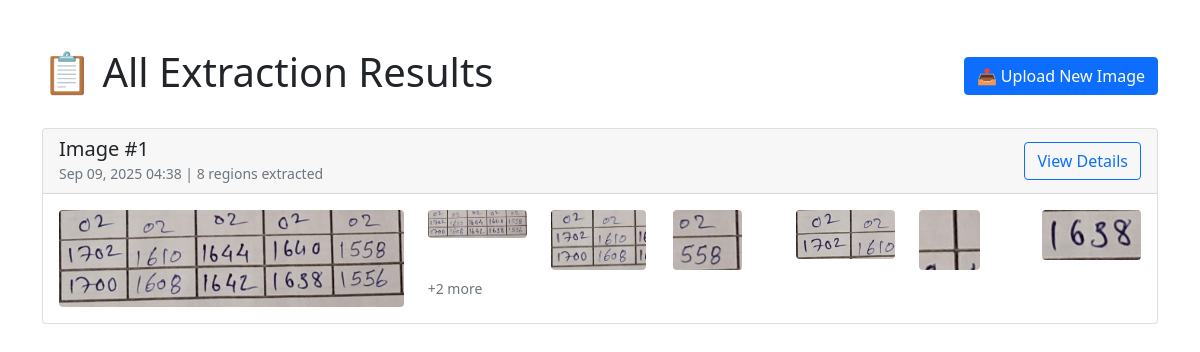
The page /extractor/all/ on the database its author committed.
### extractor/models.py (models this page shows, shortened)
class UploadedImage(models.Model):
    original_image = models.ImageField(upload_to='uploads/')
    uploaded_at = models.DateTimeField(default=timezone.now)
    processed = models.BooleanField(default=False)
    total_regions_found = models.IntegerField(default=0)

class NumberRegion(models.Model):
    parent_image = models.ForeignKey(
        UploadedImage, on_delete=models.CASCADE, related_name='number_regions'
    )
    cropped_image = models.ImageField(upload_to='number_regions/')
    region_index = models.IntegerField()
    bbox_x = models.IntegerField()
    bbox_y = models.IntegerField()
    bbox_width = models.IntegerField()
    bbox_height = models.IntegerField()
    confidence_score = models.FloatField()
    extracted_at = models.DateTimeField(default=timezone.now)
    class Meta:
        ordering = ['parent_image', 'region_index']

### extractor/views.py (the view)
# urls.py: path('all/', views.AllResultsView.as_view(), name='all_results'),
class AllResultsView(View):
    def get(self, request):
        uploaded_images = UploadedImage.objects.filter(processed=True).order_by('-uploaded_at')
        return render(request, 'extractor/all_results.html', {
            'uploaded_images': uploaded_images
        })

### extractor/templates/extractor/all_results.html (shortened to what this page needs)
<!DOCTYPE html>
<html lang="en">
<head>
    <link href="https://cdn.jsdelivr.net/npm/bootstrap@5.1.3/dist/css/bootstrap.min.css" rel="stylesheet">
</head>
<body>
    <div class="container mt-5">
        <div class="row">
            <div class="col-12">
                <div class="d-flex justify-content-between align-items-center mb-4">
                    <h1>📋 All Extraction Results</h1>
                    <a href="{% url 'upload' %}" class="btn btn-primary">📤 Upload New Image</a>
                </div>
                {% if uploaded_images %}
                    {% for image in uploaded_images %}
                    <div class="card mb-4">
                        <div class="card-header">
                            <div class="row align-items-center">
                                <div class="col-md-8">
                                    <h5 class="mb-0">Image #{{ image.id }}</h5>
                                    <small class="text-muted">
                                        {{ image.uploaded_at|date:"M d, Y H:i" }} |
                                        {{ image.total_regions_found }} regions extracted
                                    </small>
                                </div>
                                <div class="col-md-4 text-end">
                                    <a href="{% url 'results' image.id %}" class="btn btn-outline-primary">View Details</a>
                                </div>
                            </div>
                        </div>
                        <div class="card-body">
                            <div class="row">
                                <div class="col-md-4">
                                    <img src="{{ image.original_image.url }}" class="img-fluid rounded" style="max-height: 200px; object-fit: cover;">
                                </div>
                                <div class="col-md-8">
                                    <div class="row">
                                        {% for region in image.number_regions.all|slice:":6" %}
                                        <div class="col-4 col-md-2 mb-2">
                                            <img src="{{ region.cropped_image.url }}" class="img-fluid rounded" style="max-height: 60px;">
                                        </div>
                                        {% endfor %}
                                        {% if image.total_regions_found > 6 %}
                                        <div class="col-4 col-md-2 mb-2 d-flex align-items-center">
                                            <small class="text-muted">+{{ image.total_regions_found|add:"-6" }} more</small>
                                        </div>
                                        {% endif %}
                                    </div>
                                </div>
                            </div>
                        </div>
                    </div>
                    {% endfor %}
                {% else %}
                <div class="alert alert-info text-center">
                    <h4>No Images Processed Yet</h4>
                    <p>Start by uploading your first image to extract number regions.</p>
                    <a href="{% url 'upload' %}" class="btn btn-primary">Upload Image</a>
                </div>
                {% endif %}
            </div>
        </div>
    </div>
</body>
</html>

### rows shown on the page
UploadedImage: id "1", uploaded_at "Sep 09, 2025 04:38", total_regions_found "8", original_image (picture), total_regions_found|add "2"
NumberRegion: cropped_image (picture)
NumberRegion: cropped_image (picture)
NumberRegion: cropped_image (picture)
NumberRegion: cropped_image (picture)
NumberRegion: cropped_image (picture)
NumberRegion: cropped_image (picture)
